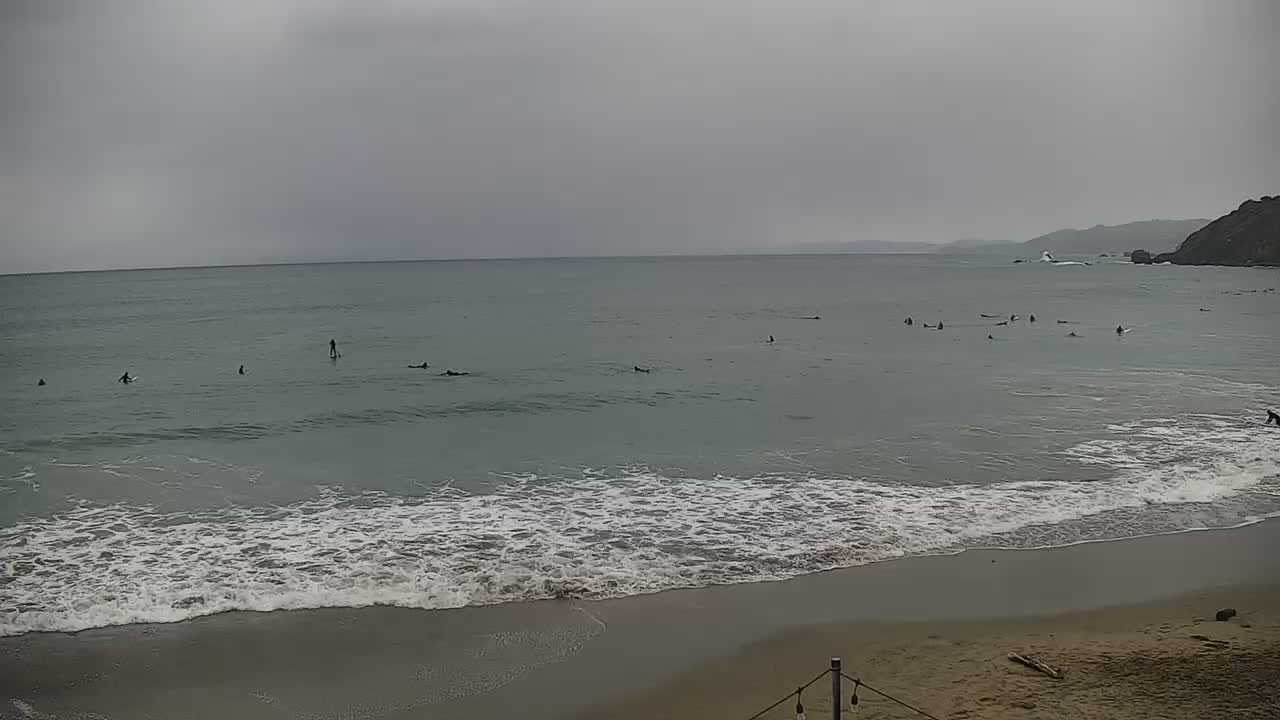
#> input picture data/ex-still.jpg, 1280 x 720 px, found by its file name
$ python test_horizon.py
#> lines starting #> are read from the running program, lines starting #| are printed output that depends on the picture; after the words box and inside, x2 and y2 are one past the last pixel; in counts of white or black regions, pixels touching at a corner belong together
import cv2
import numpy as np

img = cv2.imread('../data/ex-still.jpg')
#> img is the input picture: shape (720, 1280, 3); mean B, G, R 117.8, 120, 118.4
if img is None:
    img = cv2.imread('data/ex-still.jpg')

# Try edge detection and hough lines
gray = cv2.cvtColor(img, cv2.COLOR_BGR2GRAY)
edges = cv2.Canny(gray, 50, 150, apertureSize=3)
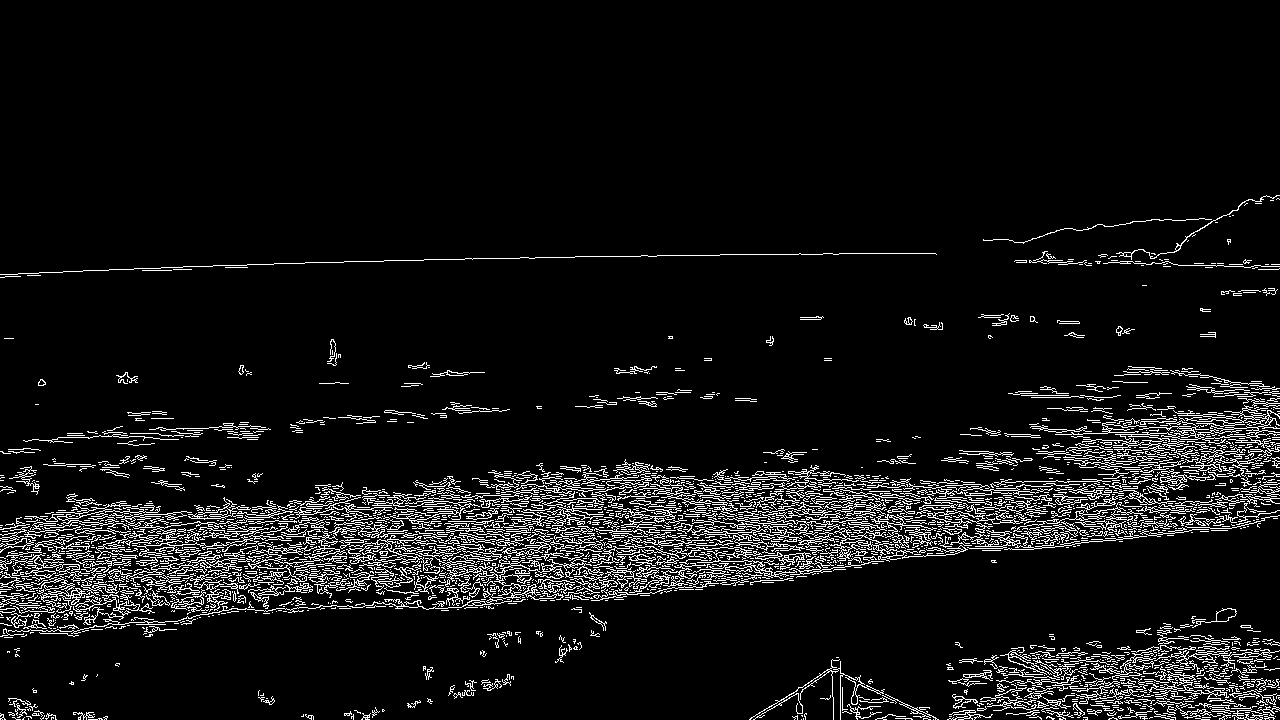
#> edges: shape (720, 1280); 7.4% white in thin lines or dots, all inside (x1, y1, x2, y2) = (0, 195, 1280, 720)
lines = cv2.HoughLines(edges, 1, np.pi/180, 200)
#> lines = 864 rows, first 8: [538, 1.55], [608, 1.45], [592, 1.48], [544, 1.54], [568, 1.48], [519, 1.55], [526, 1.55], [594, 1.47]

out = img.copy()
if lines is not None:
#> (the run stopped early here; a loop or call above may not have finished)
